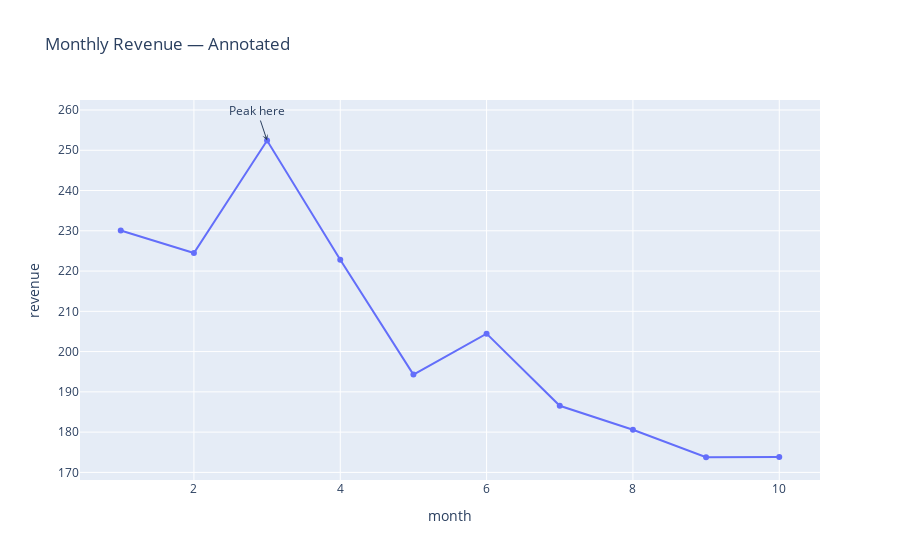

Notebook source saved alongside this figure:
### Code cell
# 10. Storytelling: Titles, Subtitles, Captions, Annotations
# Identify peak point
max_idx = trend["revenue"].idxmax()
x0 = trend.loc[max_idx, "month"]
y0 = trend.loc[max_idx, "revenue"]

fig, ax = plt.subplots(figsize=(8, 4))

# Line plot
ax.plot(trend["month"], trend["revenue"], marker="o")

# Add headroom so annotations don't hit the title
ax.set_ylim(top=y0 * 1.08)

# Titles & labels
ax.set_title("Monthly Revenue — Clear Seasonality", pad=16)
ax.set_xlabel("Month")
ax.set_ylabel("Revenue")

# Annotation with pixel-based offset (robust)
ax.annotate(
    "Peak",
    xy=(x0, y0),
    xycoords="data",
    xytext=(0, 20),                
    textcoords="offset points",
    ha="center",
    va="bottom",
    arrowprops=dict(arrowstyle="->", lw=1)
)

ax.grid(True)
plt.tight_layout()
plt.show()

summary = (
    "Notes: Revenue shows seasonal lift. Category A tends to outperform; "
    "consider targeted promos for B/C in low months."
)
fig = px.line(trend, x="month", y="revenue", markers=True, title="Monthly Revenue — Annotated")
fig.update_layout(
    annotations=[
        dict(
            x=trend["month"].iloc[max_idx], y=trend["revenue"].iloc[max_idx],
            xref="x", yref="y", text="Peak here", showarrow=True, arrowhead=3
        ),
        dict(x=0.5, y=-0.25, xref="paper", yref="paper", text=summary, showarrow=False)
    ]
)
fig.show()

### Figure 1 — Plotly figure (JSON) as saved in the notebook; plotly's stock layout.template omitted (floating-point values rounded to 4 significant figures)
{"data": [{"hovertemplate": "month=%{x}<br>revenue=%{y}<extra></extra>", "legendgroup": "", "line": {"color": "#636efa", "dash": "solid"}, "marker": {"symbol": "circle"}, "mode": "lines+markers", "name": "", "orientation": "v", "showlegend": false, "type": "scatter", "x": [1, 2, 3, 4, 5, 6, 7, 8, 9, 10], "xaxis": "x", "y": [230.1, 224.5, 252.4, 222.8, 194.3, 204.5, 186.5, 180.6, 173.8, 173.8], "yaxis": "y"}], "layout": {"annotations": [{"arrowhead": 3, "showarrow": true, "text": "Peak here", "x": 3, "xref": "x", "y": 252.4, "yref": "y"}, {"showarrow": false, "text": "Notes: Revenue shows seasonal lift. Category A tends to outperform; consider targeted promos for B/C in low months.", "x": 0.5, "xref": "paper", "y": -0.25, "yref": "paper"}], "legend": {"tracegroupgap": 0}, "title": {"text": "Monthly Revenue — Annotated"}, "xaxis": {"anchor": "y", "domain": [0, 1], "title": {"text": "month"}}, "yaxis": {"anchor": "x", "domain": [0, 1], "title": {"text": "revenue"}}}}
